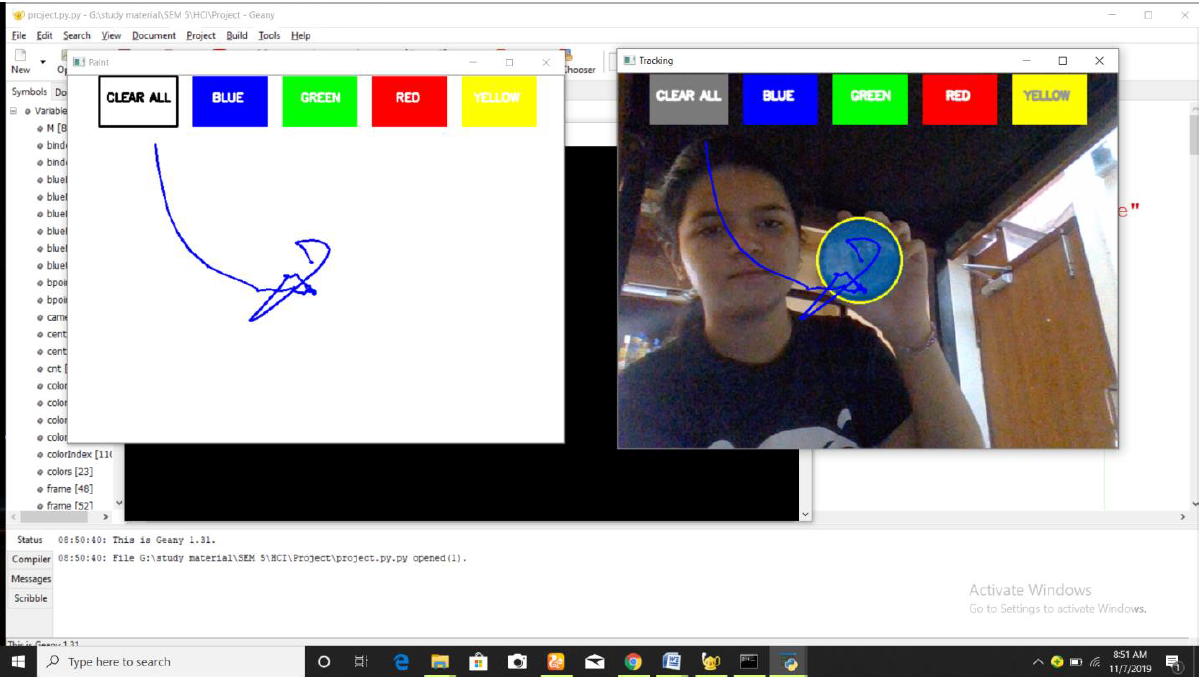
#> input picture 1.PNG, 1199 x 680 px, given in place of the camera
$ python project.py.py
#> lines starting #> are read from the running program, lines starting #| are printed output that depends on the picture; after the words box and inside, x2 and y2 are one past the last pixel; in counts of white or black regions, pixels touching at a corner belong together
import numpy as np
import cv2
from collections import deque

# Define the upper and lower boundaries for a color to be considered "Blue"
blueLower = np.array([100, 60, 60])
blueUpper = np.array([140, 255, 255])

# Define a 5x5 kernel for erosion and dilation
kernel = np.ones((5, 5), np.uint8)

# Setup deques to store separate colors in separate arrays
bpoints = [deque(maxlen=512)]
gpoints = [deque(maxlen=512)]
rpoints = [deque(maxlen=512)]
ypoints = [deque(maxlen=512)]

bindex = 0
gindex = 0
rindex = 0
yindex = 0

colors = [(255, 0, 0), (0, 255, 0), (0, 0, 255), (0, 255, 255)]
colorIndex = 0

# Setup the Paint interface
paintWindow = np.zeros((471,636,3)) + 255
paintWindow = cv2.rectangle(paintWindow, (40,1), (140,65), (0,0,0), 2)
paintWindow = cv2.rectangle(paintWindow, (160,1), (255,65), colors[0], -1)
paintWindow = cv2.rectangle(paintWindow, (275,1), (370,65), colors[1], -1)
paintWindow = cv2.rectangle(paintWindow, (390,1), (485,65), colors[2], -1)
paintWindow = cv2.rectangle(paintWindow, (505,1), (600,65), colors[3], -1)
cv2.putText(paintWindow, "CLEAR ALL", (49, 33), cv2.FONT_HERSHEY_SIMPLEX, 0.5, (0, 0, 0), 2, cv2.LINE_AA)
cv2.putText(paintWindow, "BLUE", (185, 33), cv2.FONT_HERSHEY_SIMPLEX, 0.5, (255, 255, 255), 2, cv2.LINE_AA)
cv2.putText(paintWindow, "GREEN", (298, 33), cv2.FONT_HERSHEY_SIMPLEX, 0.5, (255, 255, 255), 2, cv2.LINE_AA)
cv2.putText(paintWindow, "RED", (420, 33), cv2.FONT_HERSHEY_SIMPLEX, 0.5, (255, 255, 255), 2, cv2.LINE_AA)
cv2.putText(paintWindow, "YELLOW", (520, 33), cv2.FONT_HERSHEY_SIMPLEX, 0.5, (150,150,150), 2, cv2.LINE_AA)

cv2.namedWindow('Paint', cv2.WINDOW_AUTOSIZE)

# Load the video
camera = cv2.VideoCapture(0)

# Keep looping
while True:
    # Grab the current paintWindow
    (grabbed, frame) = camera.read()
#> frame is the input picture: shape (680, 1199, 3); mean B, G, R 176.7, 178.4, 180.6
    frame = cv2.flip(frame, 1)
    hsv = cv2.cvtColor(frame, cv2.COLOR_BGR2HSV)
#> hsv: shape (680, 1199, 3); mean H, S, V 25.3, 32, 187.9

    # Add the coloring options to the frame
    frame = cv2.rectangle(frame, (40,1), (140,65), (122,122,122), -1)
    frame = cv2.rectangle(frame, (160,1), (255,65), colors[0], -1)
    frame = cv2.rectangle(frame, (275,1), (370,65), colors[1], -1)
    frame = cv2.rectangle(frame, (390,1), (485,65), colors[2], -1)
    frame = cv2.rectangle(frame, (505,1), (600,65), colors[3], -1)
    cv2.putText(frame, "CLEAR ALL", (49, 33), cv2.FONT_HERSHEY_SIMPLEX, 0.5, (255, 255, 255), 2, cv2.LINE_AA)
    cv2.putText(frame, "BLUE", (185, 33), cv2.FONT_HERSHEY_SIMPLEX, 0.5, (255, 255, 255), 2, cv2.LINE_AA)
    cv2.putText(frame, "GREEN", (298, 33), cv2.FONT_HERSHEY_SIMPLEX, 0.5, (255, 255, 255), 2, cv2.LINE_AA)
    cv2.putText(frame, "RED", (420, 33), cv2.FONT_HERSHEY_SIMPLEX, 0.5, (255, 255, 255), 2, cv2.LINE_AA)
    cv2.putText(frame, "YELLOW", (520, 33), cv2.FONT_HERSHEY_SIMPLEX, 0.5, (150,150,150), 2, cv2.LINE_AA)

    # Check to see if we have reached the end of the video
    if not grabbed:
        break

    # Determine which pixels fall within the blue boundaries and then blur the binary image
    blueMask = cv2.inRange(hsv, blueLower, blueUpper)
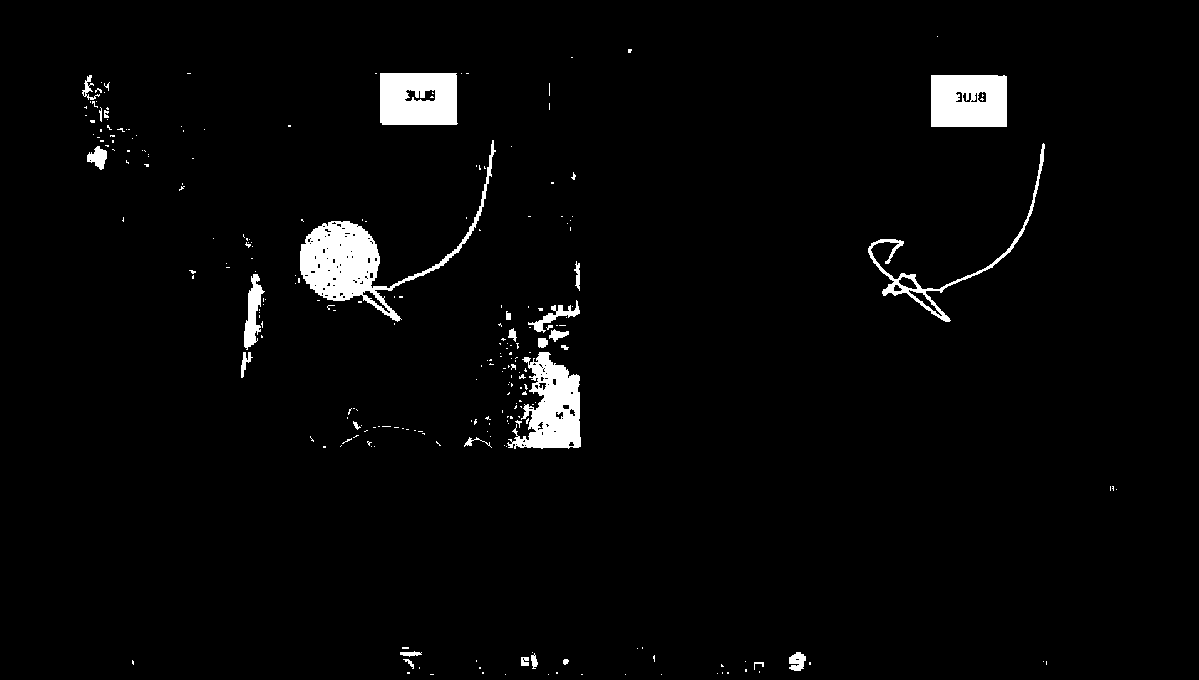
#> blueMask: shape (680, 1199); 2.8% white; 250 white regions (220 under 20 px), largest, box (x1, y1, x2, y2) and area: (300, 140, 496, 322) 5940, (507, 352, 581, 449) 4063, (380, 73, 458, 125) 3802
    blueMask = cv2.erode(blueMask, kernel, iterations=2)
#> blueMask: shape (680, 1199); 0.88% white; 18 white regions (9 under 20 px), largest, box (x1, y1, x2, y2) and area: (384, 77, 453, 121) 2331, (935, 79, 1003, 123) 2312, (324, 230, 374, 292) 926
    blueMask = cv2.morphologyEx(blueMask, cv2.MORPH_OPEN, kernel)
#> blueMask: shape (680, 1199); 0.81% white; 11 white regions, largest, box (x1, y1, x2, y2) and area: (384, 77, 453, 121) 2331, (935, 79, 1003, 123) 2312, (345, 235, 373, 276) 565
    blueMask = cv2.dilate(blueMask, kernel, iterations=1)
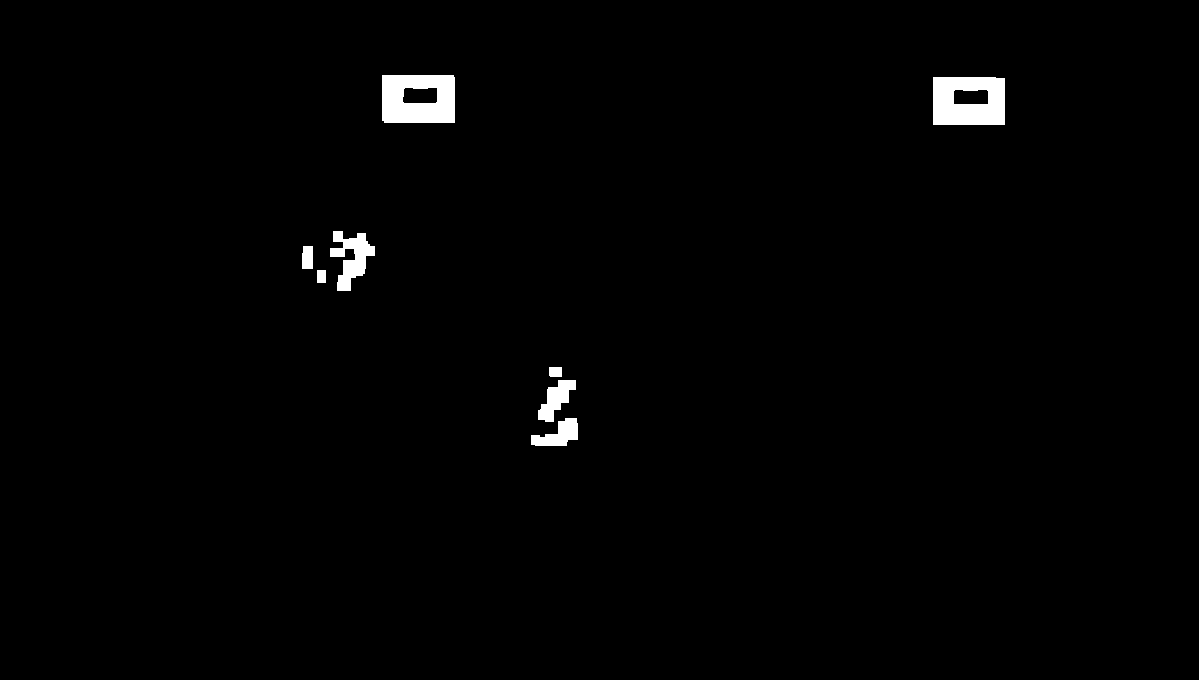
#> blueMask: shape (680, 1199); 1.2% white; 8 white regions

    # Find contours in the image
    (cnts, _) = cv2.findContours(blueMask.copy(), cv2.RETR_EXTERNAL,cv2.CHAIN_APPROX_SIMPLE)
#> cnts = 8 contours; box (x1, y1, x2, y2) and area: (382, 75, 455, 123) 3379, (933, 77, 1005, 125) 3328, (330, 231, 375, 291) 1204, (538, 380, 576, 422) 736, (531, 418, 578, 446) 694, (302, 246, 313, 269) 214, (549, 367, 562, 377) 108, (317, 270, 326, 283) 96
    center = None

    # Check to see if any contours were found
    if len(cnts) > 0:
    	# Sort the contours and find the largest one -- we
    	# will assume this contour correspondes to the area of the marker cap
        cnt = sorted(cnts, key = cv2.contourArea, reverse = True)[0]
#> cnt = contour of 9 points, box (x1, y1, x2, y2) (382, 75, 455, 123), area 3379
        # Get the radius of the enclosing circle around the found contour
        ((x, y), radius) = cv2.minEnclosingCircle(cnt)
#> x = 418; y = 98.5; radius = 42.99
        # Draw the circle around the contour
        cv2.circle(frame, (int(x), int(y)), int(radius), (0, 255, 255), 2)
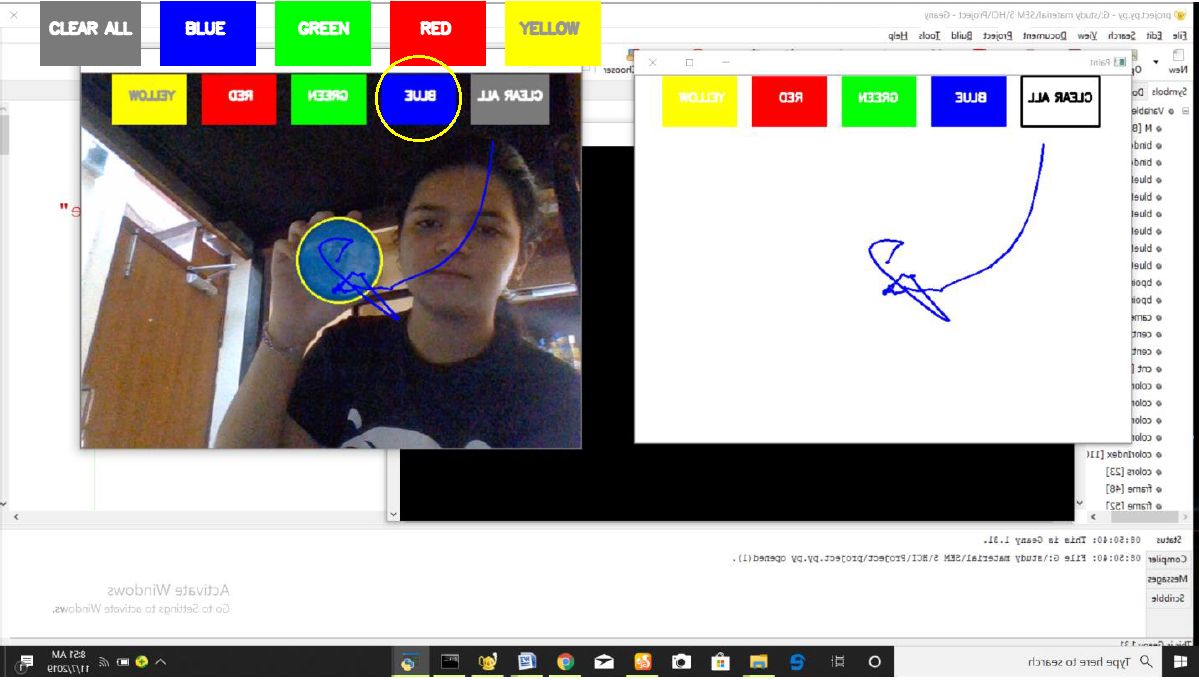
#> frame: shape (680, 1199, 3); mean B, G, R 170.5, 174.2, 176.5
        # Get the moments to calculate the center of the contour (in this case Circle)
        M = cv2.moments(cnt)
#> M = moments, m00 3379, centre m10/m00, m01/m00 = (418, 98.49)
        center = (int(M['m10'] / M['m00']), int(M['m01'] / M['m00']))
#> center = (418, 98)

        if center[1] <= 65:
            if 40 <= center[0] <= 140: # Clear All
                bpoints = [deque(maxlen=512)]
                gpoints = [deque(maxlen=512)]
                rpoints = [deque(maxlen=512)]
                ypoints = [deque(maxlen=512)]

                bindex = 0
                gindex = 0
                rindex = 0
                yindex = 0

                paintWindow[67:,:,:] = 255
            elif 160 <= center[0] <= 255:
                    colorIndex = 0 # Blue
            elif 275 <= center[0] <= 370:
                    colorIndex = 1 # Green
            elif 390 <= center[0] <= 485:
                    colorIndex = 2 # Red
            elif 505 <= center[0] <= 600:
                    colorIndex = 3 # Yellow
        else :
            if colorIndex == 0:
                bpoints[bindex].appendleft(center)
            elif colorIndex == 1:
                gpoints[gindex].appendleft(center)
            elif colorIndex == 2:
                rpoints[rindex].appendleft(center)
            elif colorIndex == 3:
                ypoints[yindex].appendleft(center)
    # Append the next deque when no contours are detected (i.e., marker cap reversed)
    else:
        bpoints.append(deque(maxlen=512))
        bindex += 1
        gpoints.append(deque(maxlen=512))
        gindex += 1
        rpoints.append(deque(maxlen=512))
        rindex += 1
        ypoints.append(deque(maxlen=512))
        yindex += 1

    # Draw lines of all the colors (Blue, Green, Red and Yellow)
    points = [bpoints, gpoints, rpoints, ypoints]
    for i in range(len(points)):
        for j in range(len(points[i])):
            for k in range(1, len(points[i][j])):
                if points[i][j][k - 1] is None or points[i][j][k] is None:
                    continue
                cv2.line(frame, points[i][j][k - 1], points[i][j][k], colors[i], 2)
                cv2.line(paintWindow, points[i][j][k - 1], points[i][j][k], colors[i], 2)
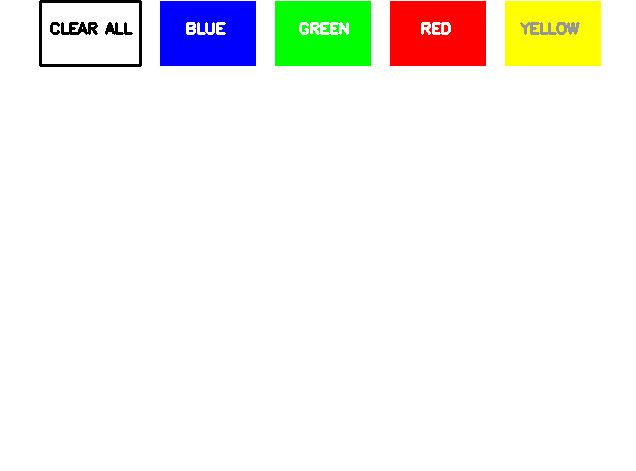
#> paintWindow: shape (471, 636, 3) float64; mean B, G, R 238.6, 243.4, 243.6

    # Show the frame and the paintWindow image
    cv2.imshow("Tracking", frame)
    cv2.imshow("Paint", paintWindow)
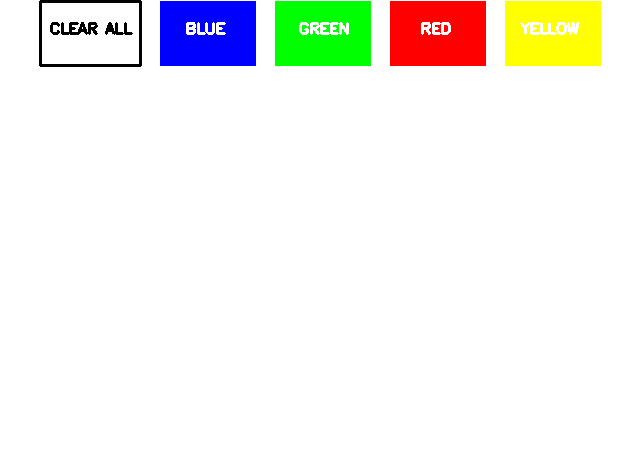
#> window 'Paint': shape (471, 636, 3); mean B, G, R 238.7, 243.6, 243.7

	# If the 'z' key is pressed, stop the loop
    if cv2.waitKey(1) & 0xFF == ord("z"):
#> (key Esc is pressed here)
        break

# Cleanup the camera and close any open windows
camera.release()
cv2.destroyAllWindows()

$ run again, on 2.PNG
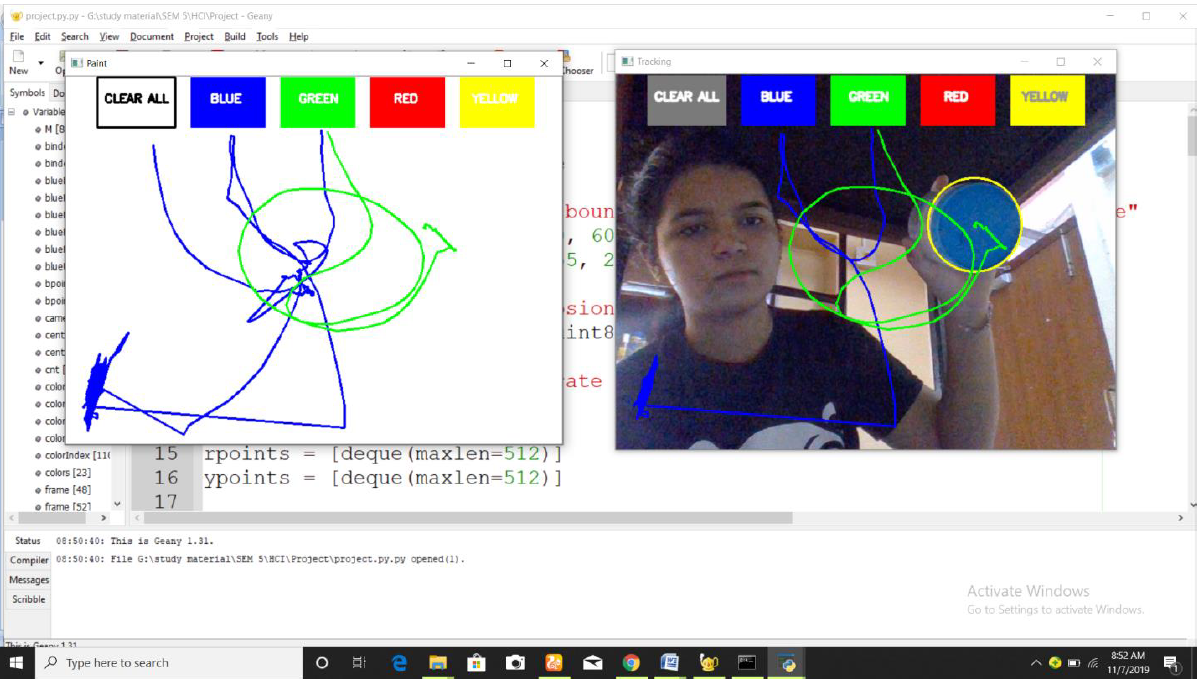
#> input picture 2.PNG, 1197 x 682 px, given in place of the camera
#> frame is the input picture: shape (682, 1197, 3); mean B, G, R 199.1, 198.8, 199.7
#> hsv: shape (682, 1197, 3); mean H, S, V 33.8, 35.3, 210.8
#> `blueMask = cv2.dilate(blueMask, kernel, iterations=1)`:
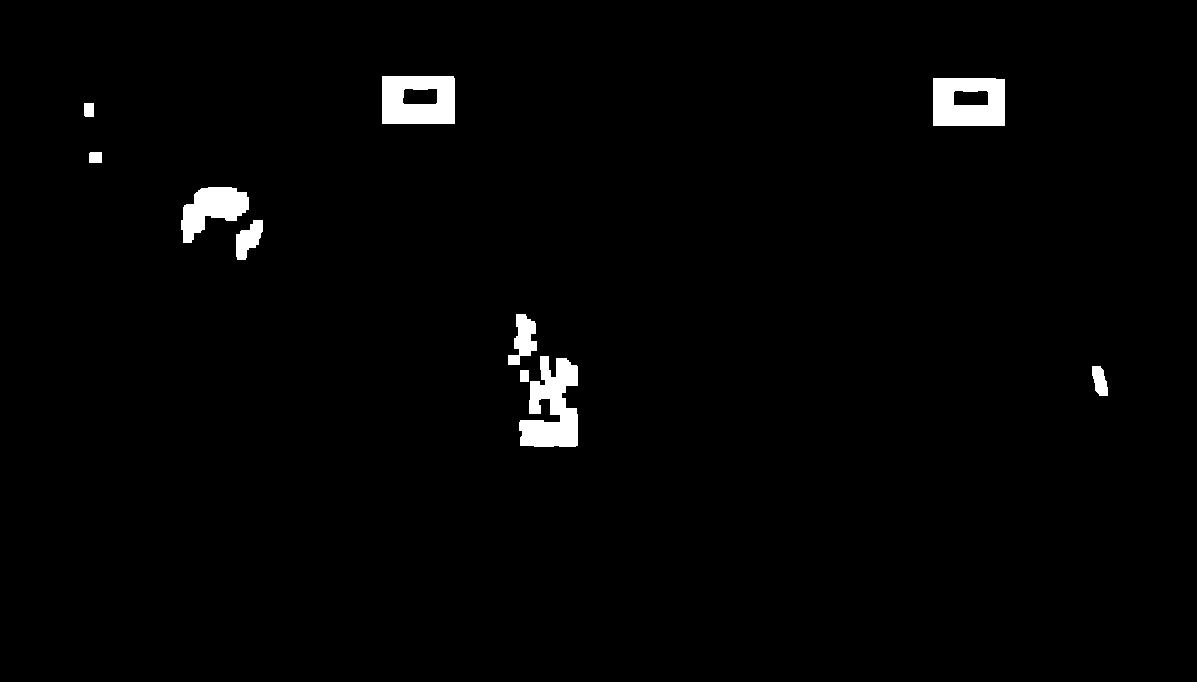
#> blueMask: shape (682, 1197); 1.7% white; 10 white regions
#> cnts = 10 contours; largest, box (x1, y1, x2, y2) and area: (382, 76, 455, 124) 3382, (933, 78, 1005, 126) 3328, (519, 356, 578, 447) 3238, (181, 187, 249, 243) 2038, (508, 314, 537, 365) 748
#> cnt = [[382, 76], [382, 123], [454, 123], [454, 78], [453, 77], [453, 76]]
#> x = 418; y = 99.5; radius = 42.99
#> `cv2.circle(frame, (int(x), int(y)), int(radius), (0, 255, 255), 2)`:
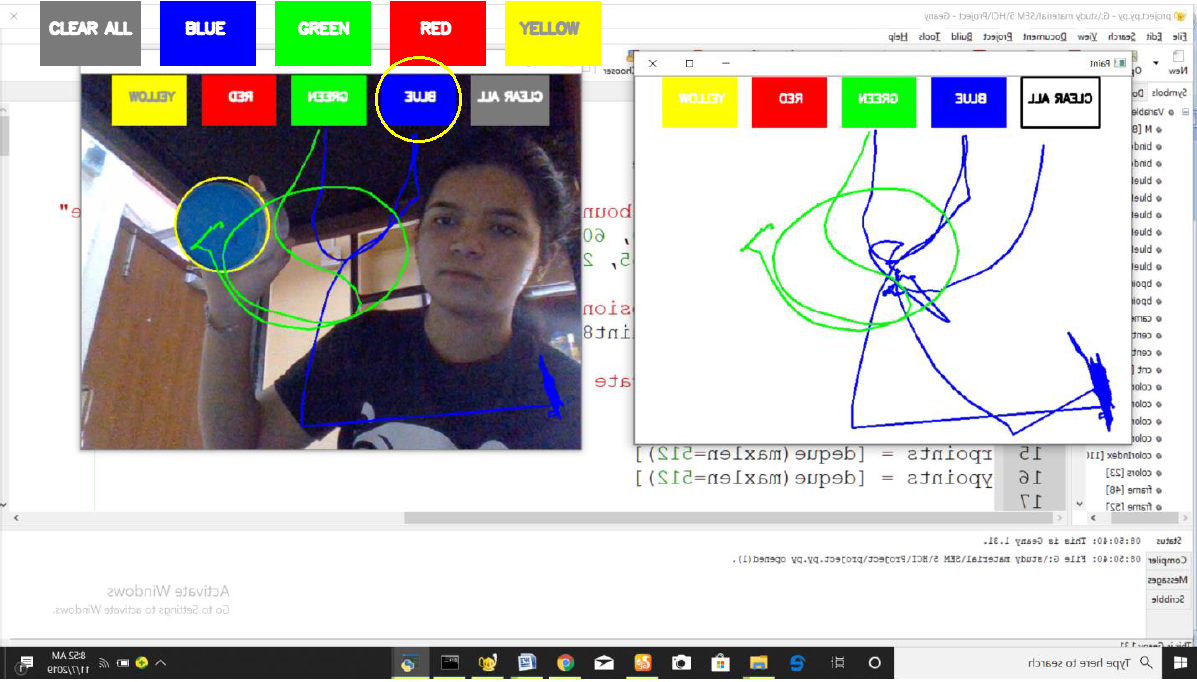
#> frame: shape (682, 1197, 3); mean B, G, R 192.8, 194.5, 195.4
#> M = moments, m00 3382.5, centre m10/m00, m01/m00 = (418, 99.51)
#> center = (417, 99)
